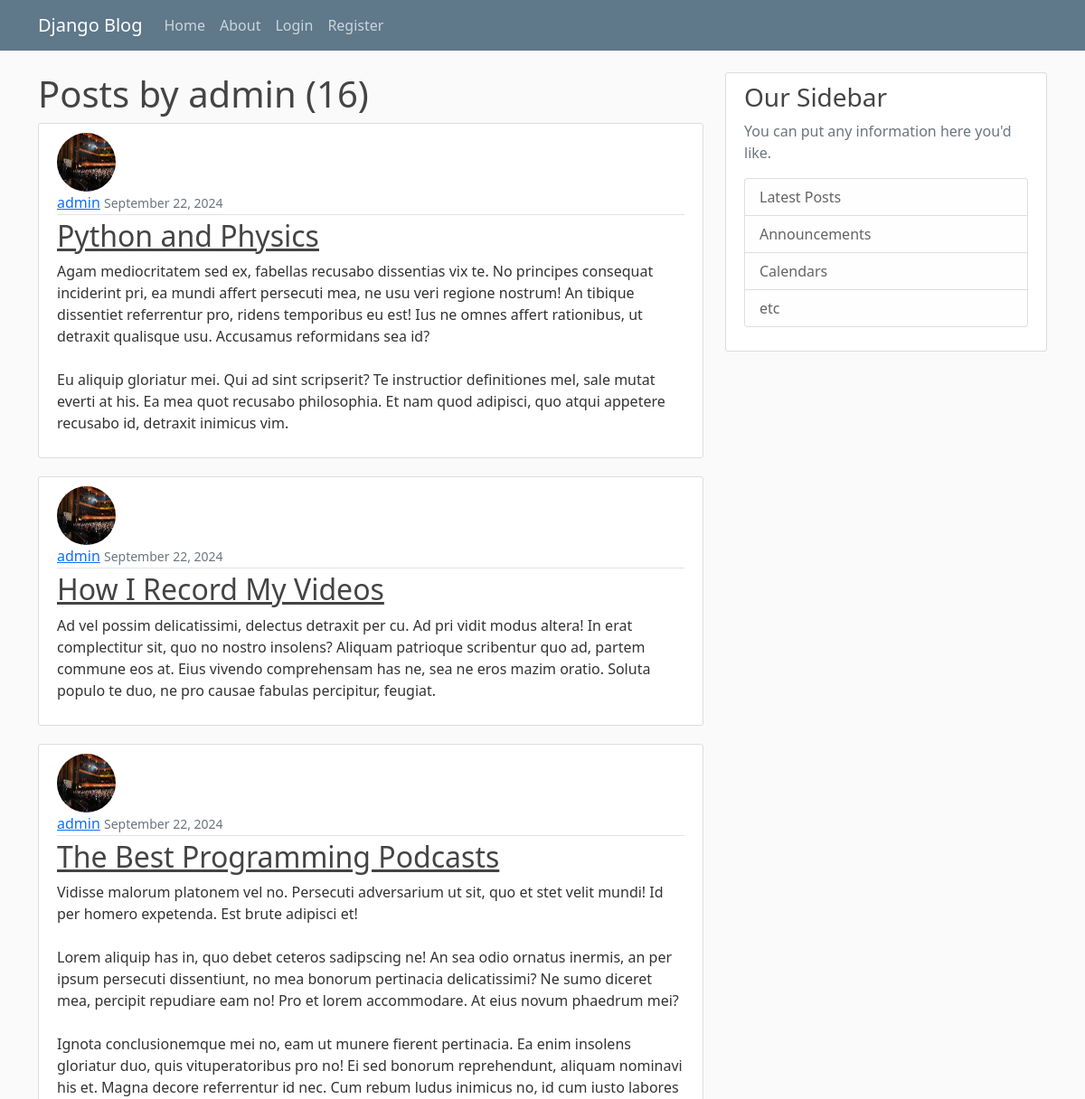
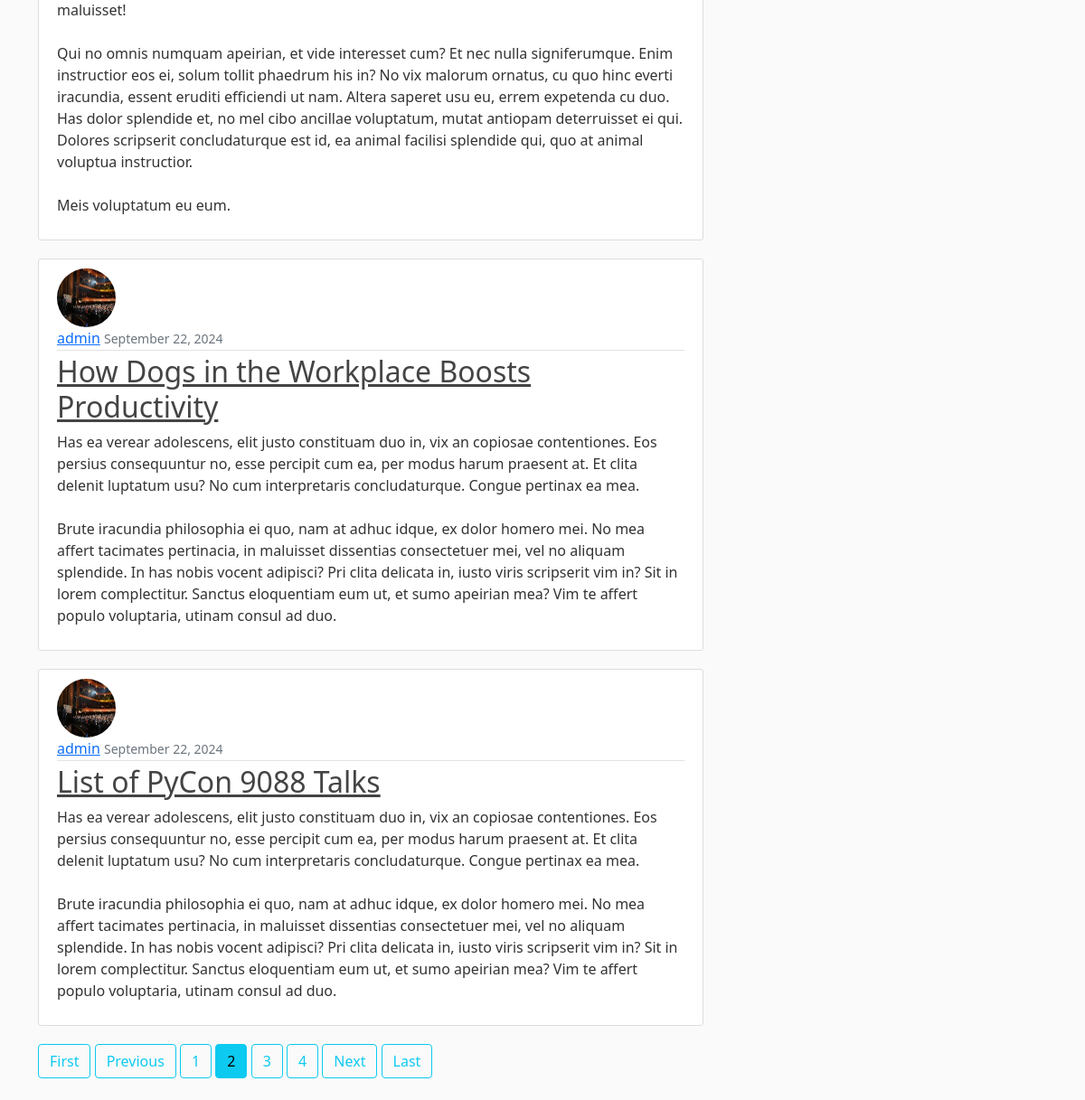
Page /user/admin/?page=2 on the committed database (2 pictures, top to bottom).
### blog/models.py (models this page shows, shortened)
class Post(models.Model):
    title=models.CharField(max_length=100)
    content=models.TextField()#for large amount of text, since posts can contain many text.
    date_posted=models.DateTimeField(default=timezone.now)#we dont pass timezone.now() as a function, but pass timezone.now as a reference to the function. if we passed it as function i.e using paranthesis, then it would return the time when this model was created, but we pass it as a reference whenever the user creates the post
    author=models.ForeignKey(User,on_delete=models.CASCADE)#author: a ForeignKey linking to the User model. This establishes a many-to-one relationship, meaning each post is written by one user, but each user can write many posts. The on_delete=models.CASCADE parameter specifies that if a user is deleted, all of their posts will also be deleted automatically, which is a common behavior in blog applications to maintain referential integrity.

### users/models.py (models this page shows, shortened)
class Profile(models.Model):
    user = models.OneToOneField(User,on_delete=models.CASCADE)
    image= models.ImageField(default="default.jpg",upload_to="profile_pics")

### blog/views.py (the view)
# urls.py: path('user/<str:username>/',UserPostListView.as_view(),name='user-posts'),
class UserPostListView(ListView):
    model = Post
    template_name = 'blog/user_posts.html' # <app>/<model>_<viewtype>.html
    context_object_name = 'posts'
    paginate_by =5 #no. of posts per page
    def get_queryset(self):
        username =get_object_or_404(User,username=self.kwargs.get('username'))
        user = get_object_or_404(User, username=username)
        return Post.objects.filter(author=user).order_by('-date_posted')

### blog/templates/blog/user_posts.html
{% extends 'blog/base.html' %} {% block content %}
<h1 class="mb3">Posts by {{ view.kwargs.username }} ({{ page_obj.paginator.count}})</h1>
{% for post in posts%}
<article class="media content-section">
    <img src="{{ post.author.profile.image.url }}" class="rounded-circle article-img">
    <div class="media-body">
        <div class="article-metadata ">
            <a class="mr-2" href="{% url 'user-posts' post.author.username %}">{{ post.author }}</a>
            <small class="text-muted">{{ post.date_posted|date:'F d, Y' }}</small>
        </div>
        <h2><a class="article-title" href="{% url 'post-detail' post.id %}">{{ post.title }}</a></h2>
        <p class="article-content">{{ post.content }}</p>
    </div>
</article>
{% endfor %}
{% if is_paginated%}
    {% if page_obj.has_previous %}
        <a href="?page=1" class="btn btn-outline-info mb-4">First</a>
        <a href="?page={{ page_obj.previous_page_number }}" class="btn btn-outline-info mb-4">Previous</a>
    {% endif %}
{% for num in page_obj.paginator.page_range %}
    {% if page_obj.number == num %}
        <a href="?page={{ num }}" class="btn btn-info mb-4">{{ num }}</a>
    {% elif num > page_obj.number|add:'-3' and num < page_obj.number|add:'3' %}
        <a href="?page={{ num }}" class="btn btn-outline-info mb-4">{{ num }}</a>
    {% endif %}
{% endfor %}
{% if page_obj.has_next %}
    <a href="?page={{ page_obj.next_page_number }}" class="btn btn-outline-info mb-4">Next</a>
    <a href="?page={{ page_obj.paginator.num_pages }}" class="btn btn-outline-info mb-4">Last</a>
{% endif %}
{% endif %}
{% endblock %}

### blog/static/blog/main.css (style rules this page uses)
body { background: #fafafa; color: #333333; margin-top: 5rem; }
h1, h2, h3, h4, h5, h6 { color: #444444; }
.content-section { background: #ffffff; padding: 10px 20px; border: 1px solid #dddddd; border-radius: 3px; margin-bottom: 20px; }
.article-title { color: #444444; }
.article-content { white-space: pre-line; }
.article-img { height: 65px; width: 65px; margin-right: 16px; }
.article-metadata { padding-bottom: 1px; margin-bottom: 4px; border-bottom: 1px solid #e3e3e3 }

### rows in the picture
Post: author.profile.image (picture), author "admin", date_posted "September 22, 2024", title "Python and Physics", content "Agam mediocritatem sed ex, fabellas recusabo dissentias vix te. No principes consequat inciderint pri, ea mundi affert persecuti mea, ne usu veri regione nostrum! An tibique dissentiet referrentur pro, ridens temporibus eu est! Ius ne omnes affert rationibus, ut detraxit qualisque usu. Accusamus reformidans sea id? Eu aliquip gloriatur mei. Qui ad sint scripserit? Te instructior definitiones mel, sale mutat everti at his. Ea mea quot recusabo philosophia. Et nam quod adipisci, quo atqui appetere recusabo id, detraxit inimicus vim."
Post: author.profile.image (picture), author "admin", date_posted "September 22, 2024", title "How I Record My Videos", content "Ad vel possim delicatissimi, delectus detraxit per cu. Ad pri vidit modus altera! In erat complectitur sit, quo no nostro insolens? Aliquam patrioque scribentur quo ad, partem commune eos at. Eius vivendo comprehensam has ne, sea ne eros mazim oratio. Soluta populo te duo, ne pro causae fabulas percipitur, feugiat."
Post: author.profile.image (picture), author "admin", date_posted "September 22, 2024", title "The Best Programming Podcasts", content "Vidisse malorum platonem vel no. Persecuti adversarium ut sit, quo et stet velit mundi! Id per homero expetenda. Est brute adipisci et! Lorem aliquip has in, quo debet ceteros sadipscing ne! An sea odio ornatus inermis, an per ipsum persecuti dissentiunt, no mea bonorum pertinacia delicatissimi? Ne sumo diceret mea, percipit repudiare eam no! Pro et lorem accommodare. At eius novum phaedrum mei? Ignota conclusionemque mei no, eam ut munere fierent pertinacia. Ea enim insolens gloriatur duo, quis vituperatoribus pro no! Ei sed bonorum reprehendunt, aliquam nominavi his et. Magna decore referrentur id nec. Cum rebum ludus inimicus no, id cum iusto labores maluisset! Qui no omnis numquam…"
Post: author.profile.image (picture), author "admin", date_posted "September 22, 2024", title "How Dogs in the Workplace Boosts Productivity", content "Has ea verear adolescens, elit justo constituam duo in, vix an copiosae contentiones. Eos persius consequuntur no, esse percipit cum ea, per modus harum praesent at. Et clita delenit luptatum usu? No cum interpretaris concludaturque. Congue pertinax ea mea. Brute iracundia philosophia ei quo, nam at adhuc idque, ex dolor homero mei. No mea affert tacimates pertinacia, in maluisset dissentias consectetuer mei, vel no aliquam splendide. In has nobis vocent adipisci? Pri clita delicata in, iusto viris scripserit vim in? Sit in lorem complectitur. Sanctus eloquentiam eum ut, et sumo apeirian mea? Vim te affert populo voluptaria, utinam consul ad duo."
Post: author.profile.image (picture), author "admin", date_posted "September 22, 2024", title "List of PyCon 9088 Talks", content "Has ea verear adolescens, elit justo constituam duo in, vix an copiosae contentiones. Eos persius consequuntur no, esse percipit cum ea, per modus harum praesent at. Et clita delenit luptatum usu? No cum interpretaris concludaturque. Congue pertinax ea mea. Brute iracundia philosophia ei quo, nam at adhuc idque, ex dolor homero mei. No mea affert tacimates pertinacia, in maluisset dissentias consectetuer mei, vel no aliquam splendide. In has nobis vocent adipisci? Pri clita delicata in, iusto viris scripserit vim in? Sit in lorem complectitur. Sanctus eloquentiam eum ut, et sumo apeirian mea? Vim te affert populo voluptaria, utinam consul ad duo."

### other values in the picture
{{ view.kwargs.username }} "admin"
{{ page_obj.paginator.count }} "16"
{{ num }} "1" "3" "4"
{{ num }} "2"
